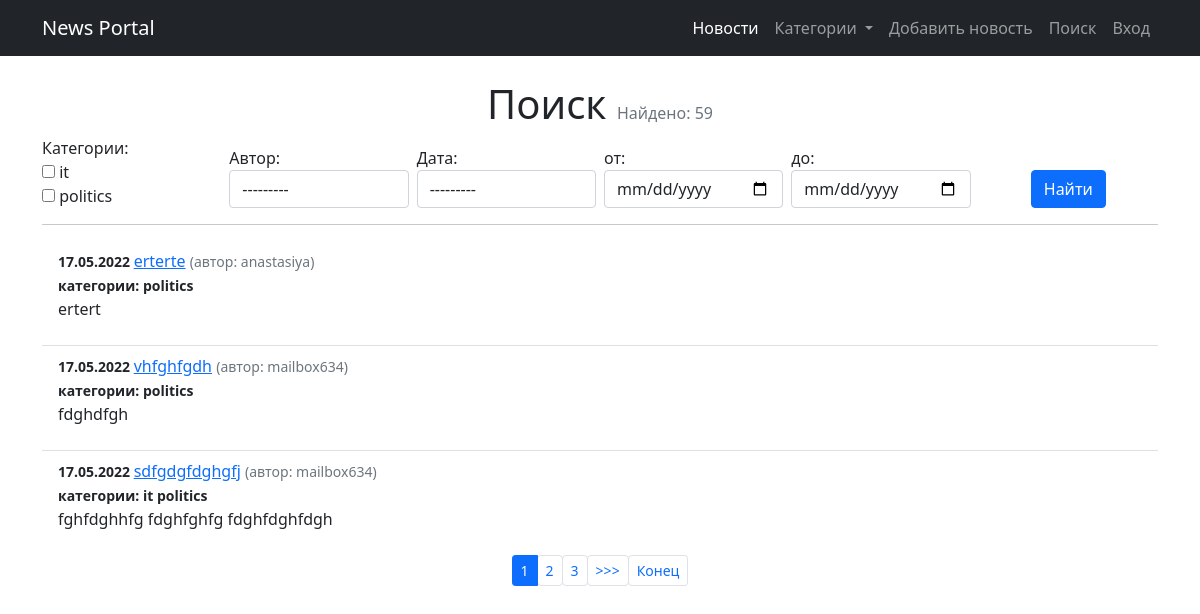
/search/, run on an earlier commit of the app's database.
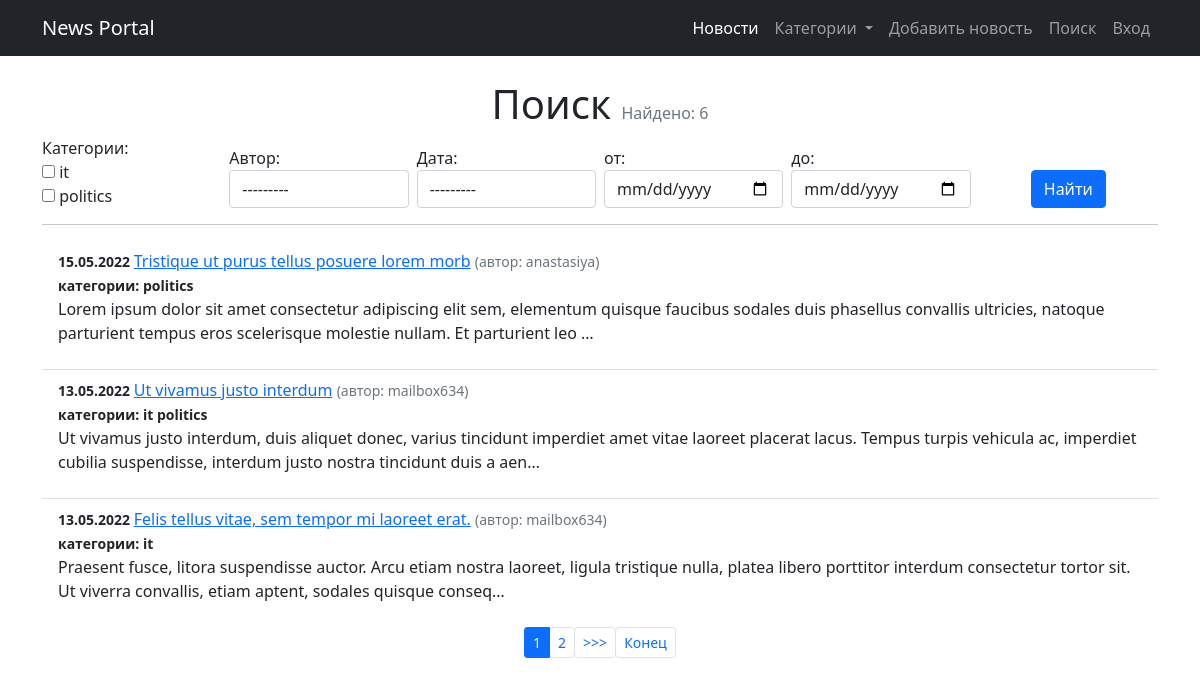
And on a later commit of the database.
### news/models.py (models this page shows, shortened)
class Post(models.Model):
    article = 'AR'
    news = 'NW'
    POST_TYPE = [
        (article, 'статья'),
        (news, 'новость'),
    ]
    author = models.ForeignKey(Author, on_delete=models.CASCADE)
    post_type = models.CharField(
        max_length=2, choices=POST_TYPE, default=article)
    date = models.DateTimeField(auto_now_add=True)
    title = models.CharField(max_length=255)
    text = models.TextField()
    rating = models.IntegerField(default=0)
    category = models.ManyToManyField(
        Category, through='PostCategory')

class Author(models.Model):
    username = models.OneToOneField(
        User, on_delete=models.CASCADE, primary_key=True)
    rating = models.IntegerField(default=0)
    def __str__(self):
        return self.username.username

class Category(models.Model):
    name = models.CharField(max_length=255, unique=True)
    subscriber = models.ManyToManyField(
        'Subscriber', through='CategorySubscriber')
    def __str__(self):
        return self.name

### news/views.py (the view)
# urls.py: path('search/', NewsSearch.as_view(), name='search'),
class NewsSearch(NewsList):
    template_name = 'news/news_search.html'
    paginate_by = 3
    def get_context_data(self, **kwargs):
        context = super().get_context_data(**kwargs)
        context['filter'] = NewsFilter(
            self.request.GET, queryset=self.get_queryset())
        return context
    def get_queryset(self):
        queryset = super().get_queryset()
        return NewsFilter(self.request.GET, queryset=queryset).qs

### news/templatetags/custom_filters.py (called while the page is built)
@register.filter()
def format_date(value):
    return value.strftime("%d.%m.%Y")

@register.filter()
def censor(text):
    if type(text) != str:
        return "Type error. Is not string"
    for word in CENSOR_WORDS:
        text = re.sub(r'(?:'+word[1:]+'?)[^\s]+',
                      ("*" * (len(word) - 1)), text)
    return text

### news/views.py (called while the page is built)
    def get_context_data(self, **kwargs):
        category_menu = Category.objects.all()
        context = super().get_context_data(**kwargs)
        context['is_not_authors'] = not self.request.user.groups.filter(
            name='authors').exists()
        context['category_menu'] = category_menu
        return context

### templates/news/news_search.html (shortened to what this page needs)
{% extends 'flatpages/default.html' %}
{% load custom_filters %}
{% block content %}
<h1 class="text-center">Поиск <span class="text-muted fs-6 fw-normal">Найдено: {{ page_obj.paginator.count }}</span></h1>
<form method="GET" id="my_form" >
    <div class="row g-2  align-items-end">
        {% for field in filter.form %}
        <div class="col">
            {{ field.label_tag }} {{ field }}
        </div>
        {% endfor %}
        <div class="col text-center">
            <input type="submit" value="Найти" class="btn btn-primary">
        </div>
    </div>
</form>
<hr>
<ul class="list-group list-group-flush">
    {% for newspost in news_list %}
    <li class="list-group-item"> <small class="fw-bold">{{ newspost.date | format_date }} </small>
        <a href="{% url 'news_post' newspost.id %}">{{ newspost.title | censor}}</a>
        <small class="text-muted ">(автор: {{ newspost.author}})</small><br>
        <small class="fw-bold">категории:
            {% for category in newspost.category.all %}
                {{ category }}
            {% endfor %}
        </small>
        <p>{{newspost.text | censor | truncatechars:210}}</p>
    </li>
    {% endfor %}
</ul>
{% if is_paginated %}
<nav aria-label="...">
    <ul class="pagination pagination-sm justify-content-center">
    {% for num in page_obj.paginator.page_range %}
        {% if page_obj.number == num %}
            <li class="page-item active"><a class="page-link">{{ num }}</a></li>
        {% elif num > page_obj.number|add:'-3' and num < page_obj.number|add:'3' %}
        <li class="page-item"><button form="my_form" name="page" value="{{ num }}" role="button" class="btn btn-link page-link">{{ num }}</button></li>
        {% endif %}
    {% endfor %}
    {% if page_obj.has_next %}
        <li class="page-item"><button form="my_form" name="page" value="{{page_obj.next_page_number}}" role="button" class="btn btn-link page-link">>>></button></li>
        <li class="page-item"><button form="my_form" name="page" value="{{page_obj.paginator.num_pages}}" role="button" class="btn btn-link page-link">Конец</button></li>
    {% endif %}
    </ul>
</nav>
{% endif %}
{% endblock content %}

### templates/flatpages/default.html (shortened to what this page needs)
<!DOCTYPE html>
<html lang="en">
    <head>
        {% load static %}
        <link href="{% static 'css/styles.css' %}" rel="stylesheet" />
    </head>
    <body>
        <nav class="navbar navbar-expand-lg navbar-dark bg-dark">
            <div class="container">
                <a class="navbar-brand" href="/">News Portal</a>
                <div class="collapse navbar-collapse" id="navbarSupportedContent">
                    <ul class="navbar-nav ms-auto mb-2 mb-lg-0">
                        <li class="nav-item"><a class="nav-link active" href="/news/">Новости</a></li>
                        {% if category_menu %}
                        <li class="nav-item dropdown">
                            <a class="nav-link dropdown-toggle" href="#" id="navbarDropdown" role="button" data-bs-toggle="dropdown" aria-expanded="false">
                              Категории
                            </a>
                        </li>
                        {% endif %}
                        <li class="nav-item"><a class="nav-link" href="{% url 'news_post_create' %}">Добавить новость</a></li>
                        <li class="nav-item"><a class="nav-link" href="/search/">Поиск</a></li>
                        {% if user.is_authenticated %}
                            <form method="post" action="{% url 'account_logout' %}">
                                {% csrf_token %}
                                {% if redirect_field_value %}
                                <input type="hidden" name="{{ redirect_field_name }}" value="{{ redirect_field_value }}"/>
                                {% endif %}
                                <li class="nav-item"> <button class="btn btn-link nav-link" type="submit">Выход</button></li>
                            </form>
                        {% else %}
                            <li class="nav-item"><a class="nav-link" href="/accounts/login">Вход</a></li>
                        {% endif %}
                    </ul>
                </div>
            </div>
        </nav>
        <div class="container pt-4">
            <div class="row">
                <div class="col-lg-12 text-left">
                    {% block content %}{% endblock content %}
                </div>
            </div>
         </div>

What changed in the data, as far as the page shows it:
removed Post: date "17.05.2022", title|censor "erterte", author "anastasiya", text|censor "ertert", Category (name "politics")
removed Post: date "17.05.2022", title|censor "vhfghfgdh", author "mailbox634", text|censor "fdghdfgh", Category (name "politics")
removed Post: date "17.05.2022", title|censor "sdfgdgfdghgfj", author "mailbox634", text|censor "fghfdghhfg fdghfghfg fdghfdghfdgh", Category (name "it"), Category (name "politics")
now on this page (row unchanged): Post: date "15.05.2022", title|censor "Tristique ut purus tellus posuere lorem morb", author "anastasiya", text|censor "Lorem ipsum dolor sit amet consectetur adipiscing elit sem, elementum quisque faucibus sodales duis phasellus convallis ultricies, natoque parturient tempus eros scelerisque molestie nullam. Et parturient leo …", Category (name "politics")
now on this page (row unchanged): Post: date "13.05.2022", title|censor "Ut vivamus justo interdum", author "mailbox634", text|censor "Ut vivamus justo interdum, duis aliquet donec, varius tincidunt imperdiet amet vitae laoreet placerat lacus. Tempus turpis vehicula ac, imperdiet cubilia suspendisse, interdum justo nostra tincidunt duis a aen…", Category (name "it"), Category (name "politics")
now on this page (row unchanged): Post: date "13.05.2022", title|censor "Felis tellus vitae, sem tempor mi laoreet erat.", author "mailbox634", text|censor "Praesent fusce, litora suspendisse auctor. Arcu etiam nostra laoreet, ligula tristique nulla, platea libero porttitor interdum consectetur tortor sit. Ut viverra convallis, etiam aptent, sodales quisque conseq…", Category (name "it")
Also different on the page:
{{ page_obj.paginator.count }}: "59" → "6"
list line gone: "3"
